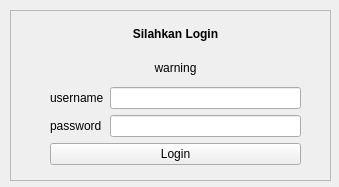
<?xml version="1.0" encoding="UTF-8"?>
<ui version="4.0">
 <class>Login</class>
 <widget class="QWidget" name="Login">
  <property name="geometry">
   <rect>
    <x>0</x>
    <y>0</y>
    <width>339</width>
    <height>187</height>
   </rect>
  </property>
  <property name="windowTitle">
   <string>Login</string>
  </property>
  <widget class="QFrame" name="loginFrame">
   <property name="geometry">
    <rect>
     <x>10</x>
     <y>10</y>
     <width>321</width>
     <height>171</height>
    </rect>
   </property>
   <property name="frameShape">
    <enum>QFrame::StyledPanel</enum>
   </property>
   <property name="frameShadow">
    <enum>QFrame::Plain</enum>
   </property>
   <widget class="QWidget" name="verticalLayoutWidget">
    <property name="geometry">
     <rect>
      <x>40</x>
      <y>10</y>
      <width>251</width>
      <height>145</height>
     </rect>
    </property>
    <layout class="QVBoxLayout" name="verticalLayout">
     <property name="spacing">
      <number>-1</number>
     </property>
     <item>
      <widget class="QLabel" name="labelCommandLogin">
       <property name="font">
        <font>
         <weight>75</weight>
         <bold>true</bold>
        </font>
       </property>
       <property name="text">
        <string>Silahkan Login</string>
       </property>
       <property name="alignment">
        <set>Qt::AlignCenter</set>
       </property>
      </widget>
     </item>
     <item>
      <widget class="QLabel" name="labelWarning">
       <property name="text">
        <string>warning</string>
       </property>
       <property name="alignment">
        <set>Qt::AlignCenter</set>
       </property>
       <property name="indent">
        <number>-1</number>
       </property>
      </widget>
     </item>
     <item>
      <layout class="QFormLayout" name="formLayout">
       <item row="0" column="0">
        <widget class="QLabel" name="label">
         <property name="text">
          <string>username</string>
         </property>
        </widget>
       </item>
       <item row="0" column="1">
        <widget class="QLineEdit" name="lineEditUsername"/>
       </item>
       <item row="1" column="0">
        <widget class="QLabel" name="label_2">
         <property name="text">
          <string>password</string>
         </property>
        </widget>
       </item>
       <item row="1" column="1">
        <widget class="QLineEdit" name="lineEditPassword"/>
       </item>
      </layout>
     </item>
     <item>
      <widget class="QPushButton" name="pushButtonLogin">
       <property name="text">
        <string>Login</string>
       </property>
      </widget>
     </item>
    </layout>
   </widget>
  </widget>
 </widget>
 <resources/>
 <connections/>
</ui>
